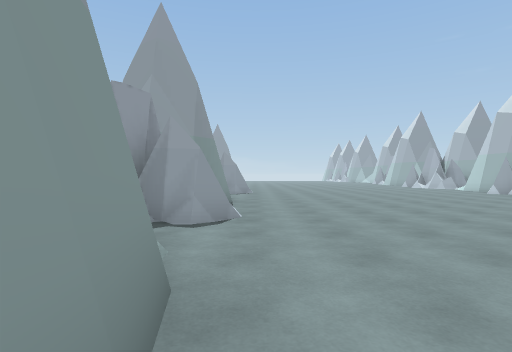
view 1 (above)

17 first-person views from a walk through a 3-D level made in the Unity game engine. The camera is 1.3 m above the floor, looks level and sees 80° across. The floor is counted in squares, 1.8 m on a side. Each view is taken from the middle of a square. On the plan, view 1 faces up. The plan holds only what a view shows up to about 10 squares ahead; the rest is blank. The place goes on beyond the plan. The player character is not drawn.

view 2
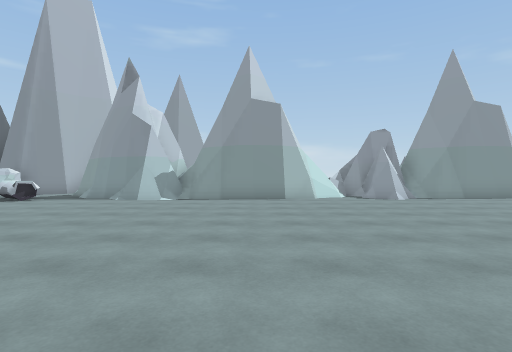

view 3
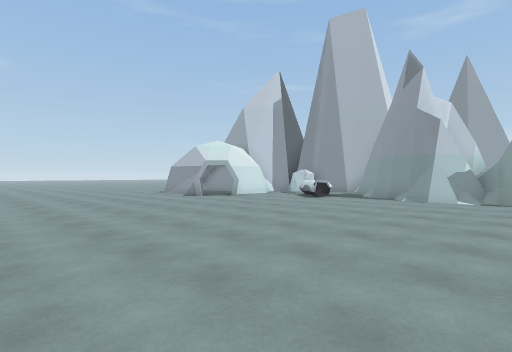

view 4
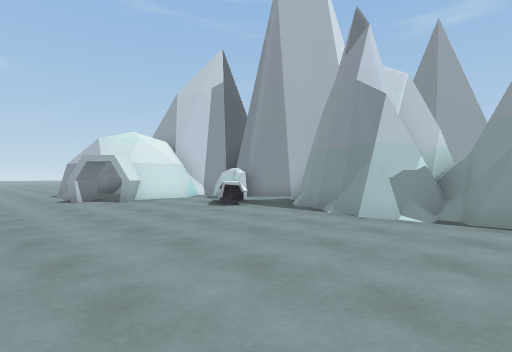

view 5
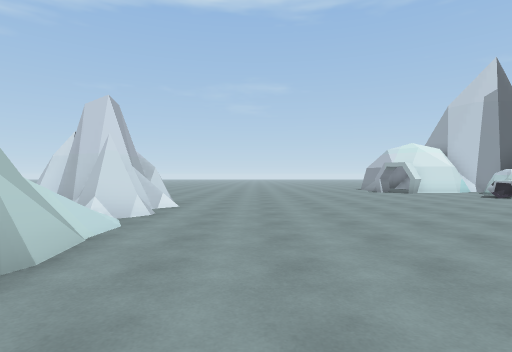

view 6
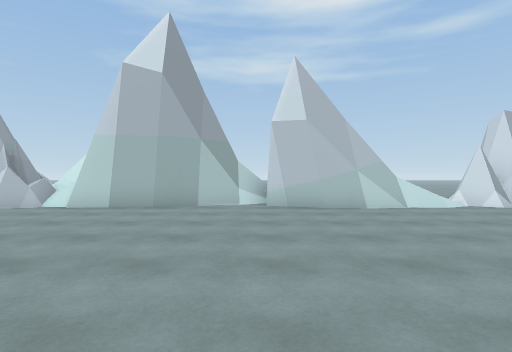

view 7
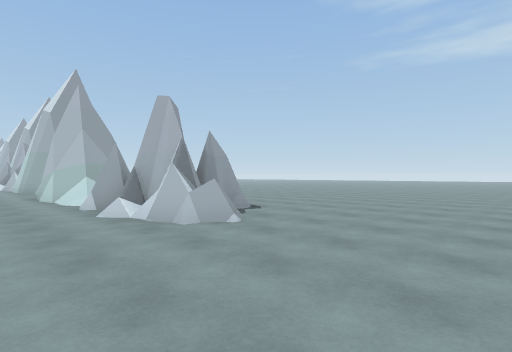

view 8
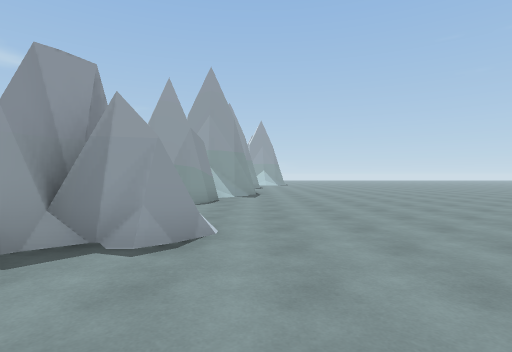

view 9
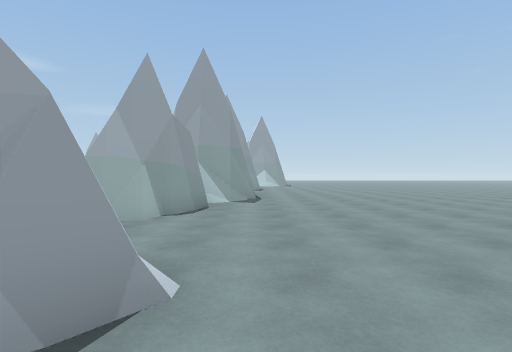

view 10
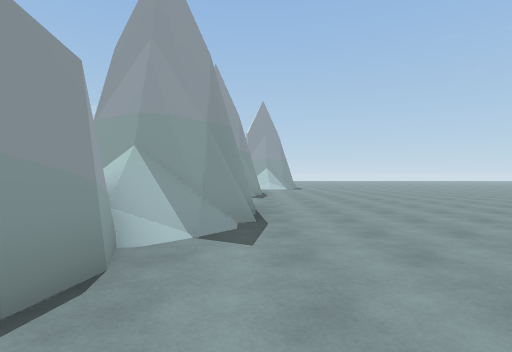

view 11
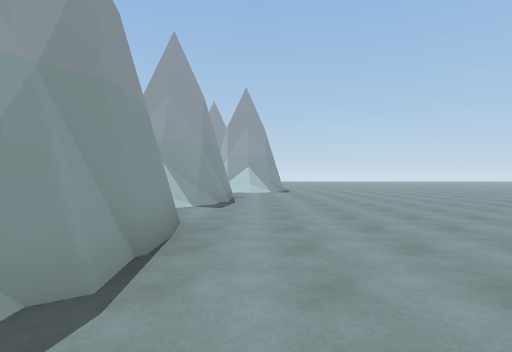

view 12
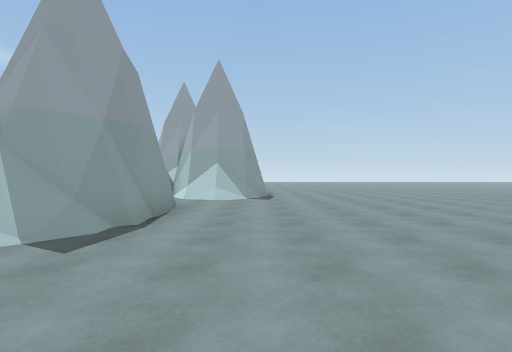

view 13
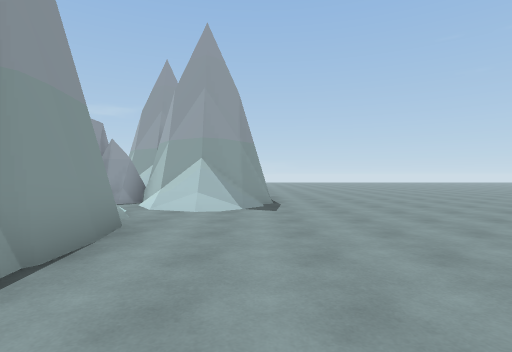

view 14
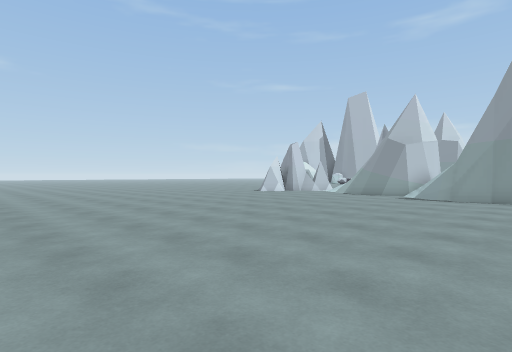

view 15
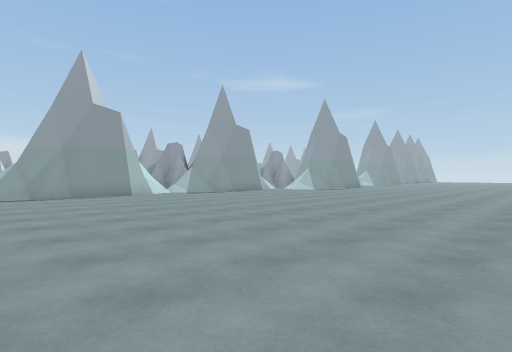

view 16
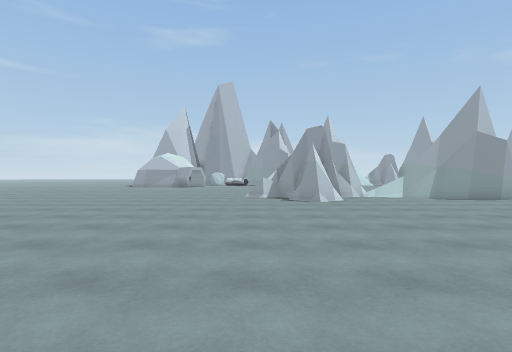

view 17
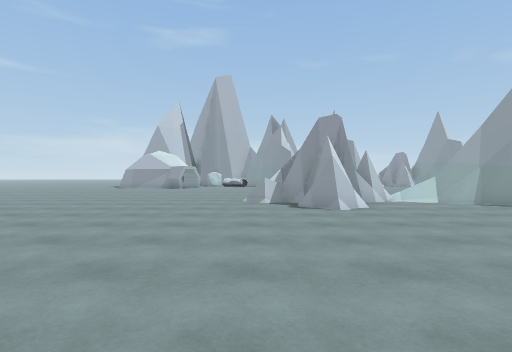

### Floor plan
Key: @ floor where view 1 was taken; # wall or solid block; . floor; / step, stairs or slope; = window, fence, low wall or low ledge; L log.
Columns run from 3 left of view 1 to 25 right of it. Each row starts with its distance up from view 1.
 19                ##  #.......
 18                #####.......
 17                 .///........
 16                  ...........
 15                  ...........
 14                  #..........
 13                  #..........
 12                ###..........
 11               ##//..........
 10    ......... ##=/...........
  9   #..........=## ...........
  8   #..........## #............
  7   #..........#  ##...........
  6  ##..........#####...........
  5  ##...........####...........
  4   ............/#/............
  3    ..........###/............
  2   #..........###/...........
  1   #..........###...........
  0   #@.........///...........
 -1  ##.........../............
 -2 ###..........##/...........
 -3  ##..........####..........
 -4  ##...........##...........
 -5 ##............=............
 -6 #=LL.....................
 -7   L.....................
 -8   =.....................
 -9   ####................
-10      #...... .......
-11      #.. ... ......

Where each view was taken, in squares from view 1:
view 1: 0 up, 0 right, facing up
view 2: 1 up, 9 right, facing left
view 3: 0 up, 9 right, facing down-left
view 4: 0 up, 5 right, facing down-left
view 5: 4 up, 8 right, facing down
view 6: 4 up, 3 right, facing right
view 7: 9 down, 8 right, facing up-right
view 8: 7 down, 14 right, facing up
view 9: 5 down, 14 right, facing up
view 10: 0 up, 14 right, facing up
view 11: 3 up, 15 right, facing up
view 12: 7 up, 16 right, facing up
view 13: 10 up, 16 right, facing up
view 14: 7 up, 24 right, facing down-left
view 15: 3 up, 25 right, facing up-left
view 16: 5 down, 22 right, facing left
view 17: 5 down, 20 right, facing left
